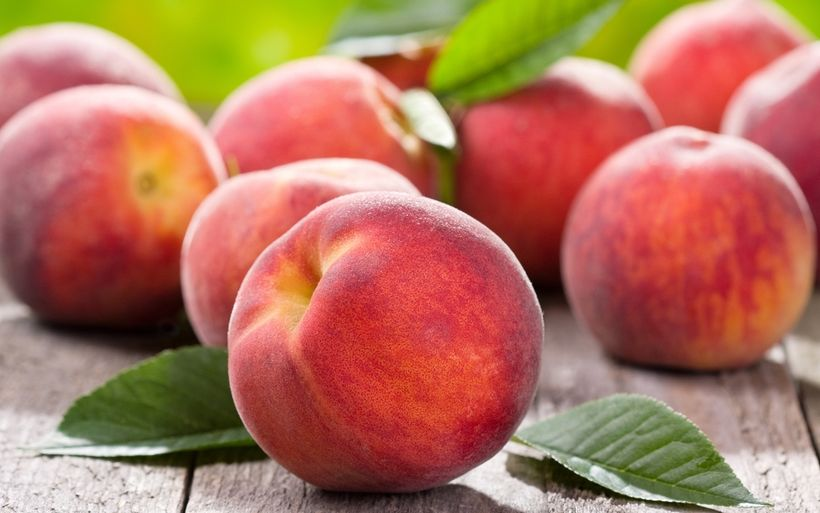
#> input picture img/fruta2.jpg, 820 x 513 px, found by its file name
$ python 02-sobel.py
#> lines starting #> are read from the running program, lines starting #| are printed output that depends on the picture
import skimage as ski
import matplotlib.pyplot as plt

image = ski.io.imread('img/fruta2.jpg')
#> image is the input picture: shape (513, 820, 3); mean R, G, B 177.7, 116, 92.9
gray = ski.color.rgb2gray(image)
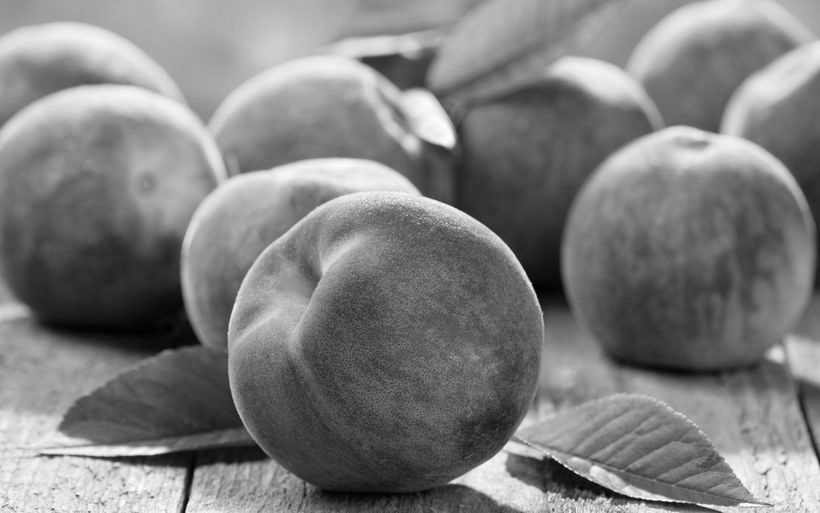
#> gray: shape (513, 820) float64; min 0.00417, max 0.999, mean 0.5

sobel_filter = ski.filters.sobel(gray,)
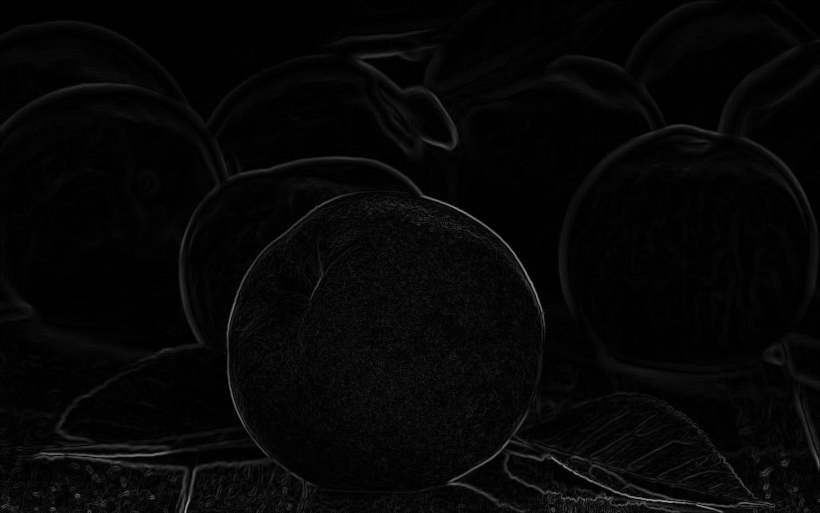
#> sobel_filter: shape (513, 820) float64; min 0, max 0.621, mean 0.0255

ski.io.imshow(sobel_filter)
ski.io.show()

$ run again, with img/Cat03.jpg copied over img/fruta2.jpg
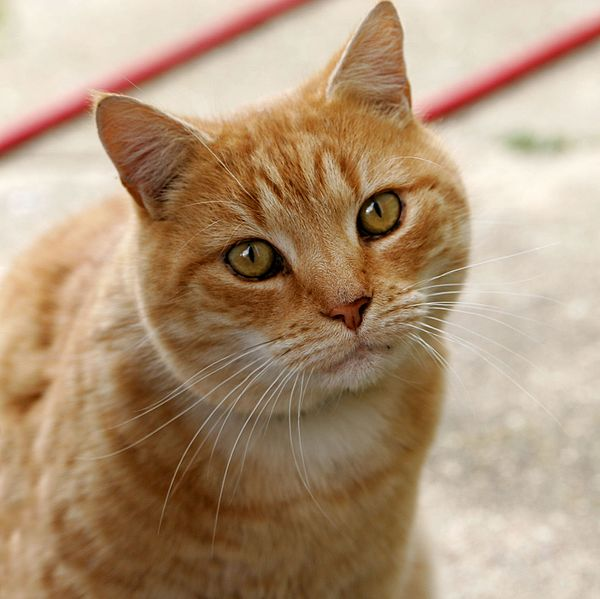
#> input picture img/Cat03.jpg, 600 x 599 px, found by its file name
#> image is the input picture: shape (599, 600, 3); mean R, G, B 175.9, 148.8, 120.7
#> `gray = ski.color.rgb2gray(image)`:
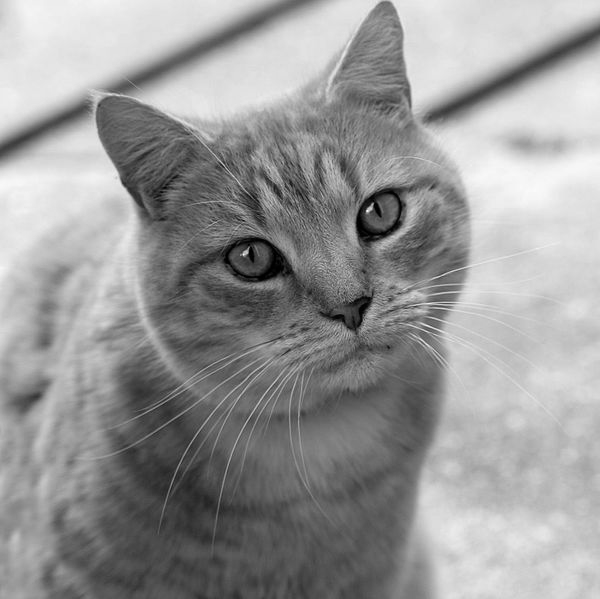
#> gray: shape (599, 600) float64; min 0, max 0.993, mean 0.598
#> `sobel_filter = ski.filters.sobel(gray,)`:
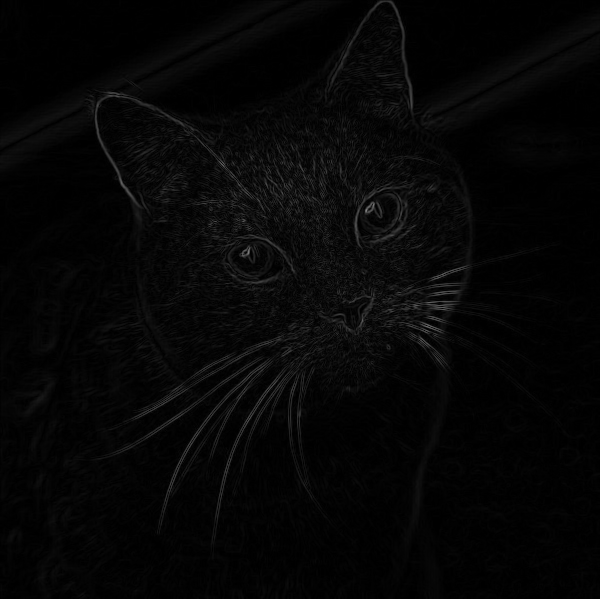
#> sobel_filter: shape (599, 600) float64; min 0, max 0.518, mean 0.0245

$ run again, with img/Girasol.jpg copied over img/fruta2.jpg
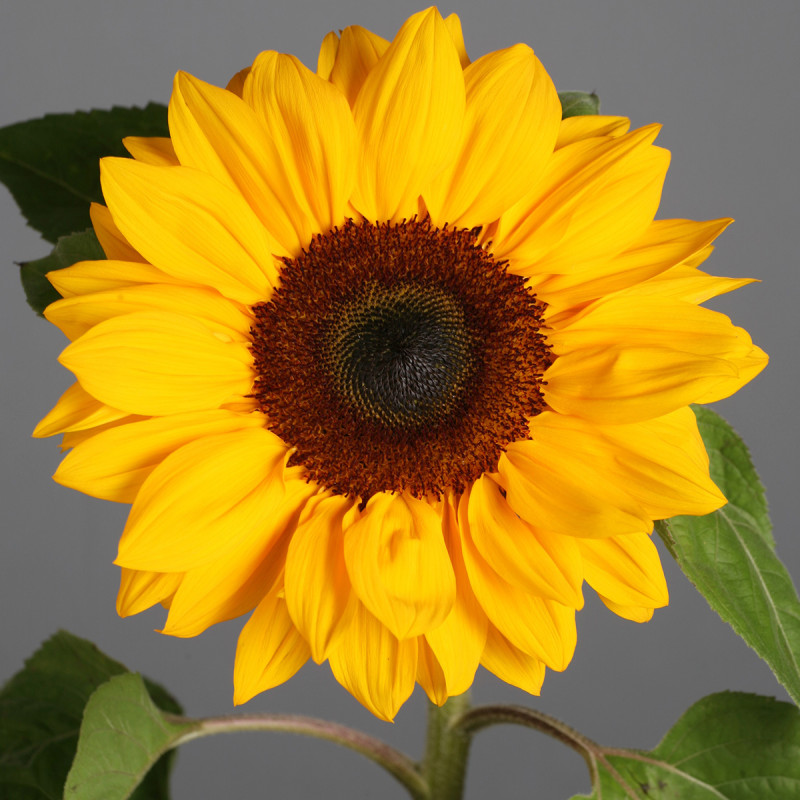
#> input picture img/Girasol.jpg, 800 x 800 px, found by its file name
#> image is the input picture: shape (800, 800, 3); mean R, G, B 163.2, 128.9, 41.3
#> `gray = ski.color.rgb2gray(image)`:
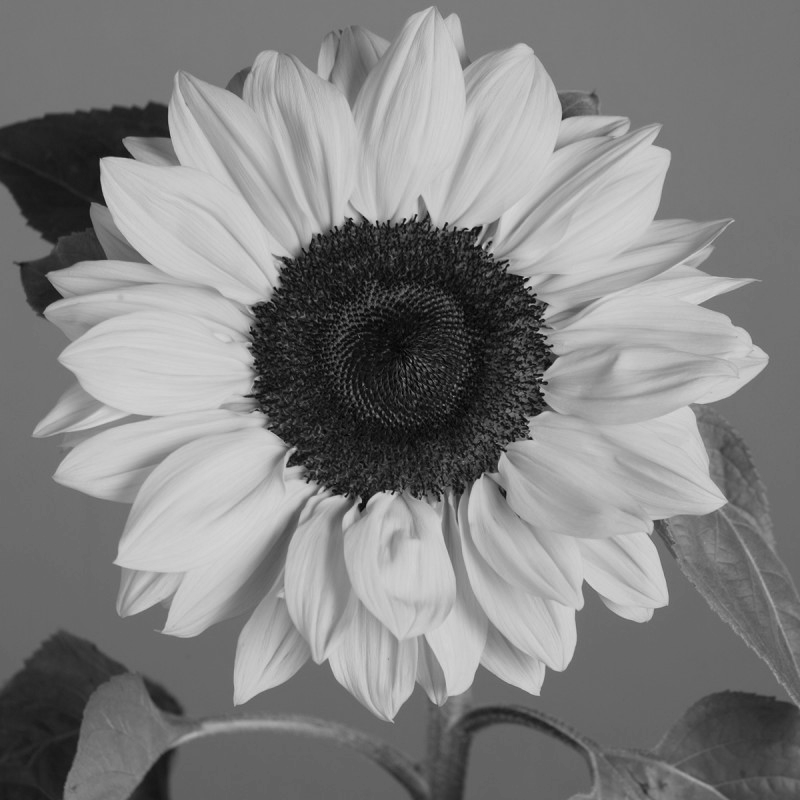
#> gray: shape (800, 800) float64; min 0.0025, max 0.846, mean 0.509
#> `sobel_filter = ski.filters.sobel(gray,)`:
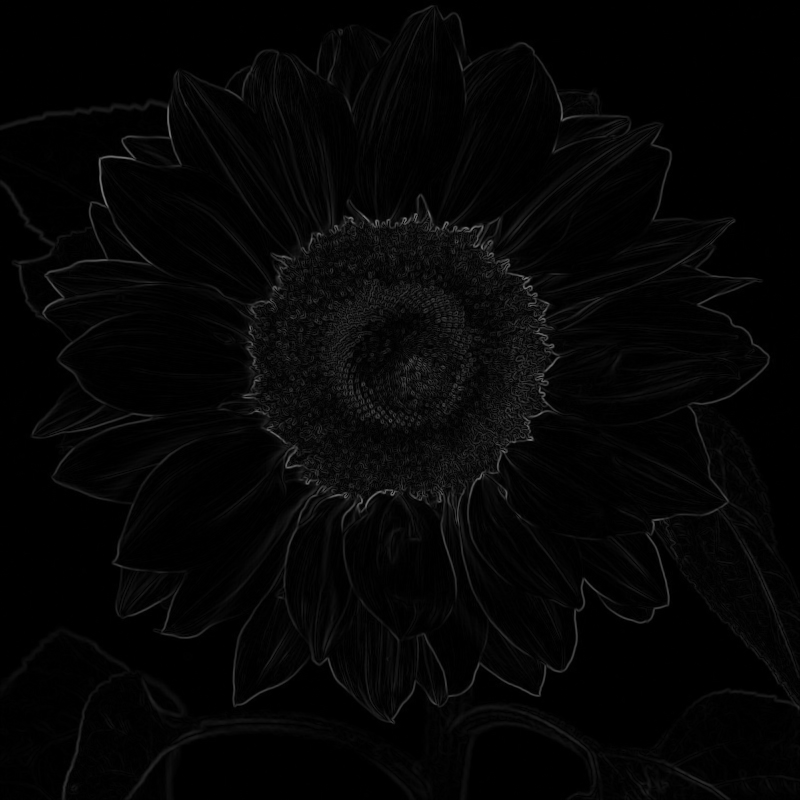
#> sobel_filter: shape (800, 800) float64; min 0, max 0.48, mean 0.0209
